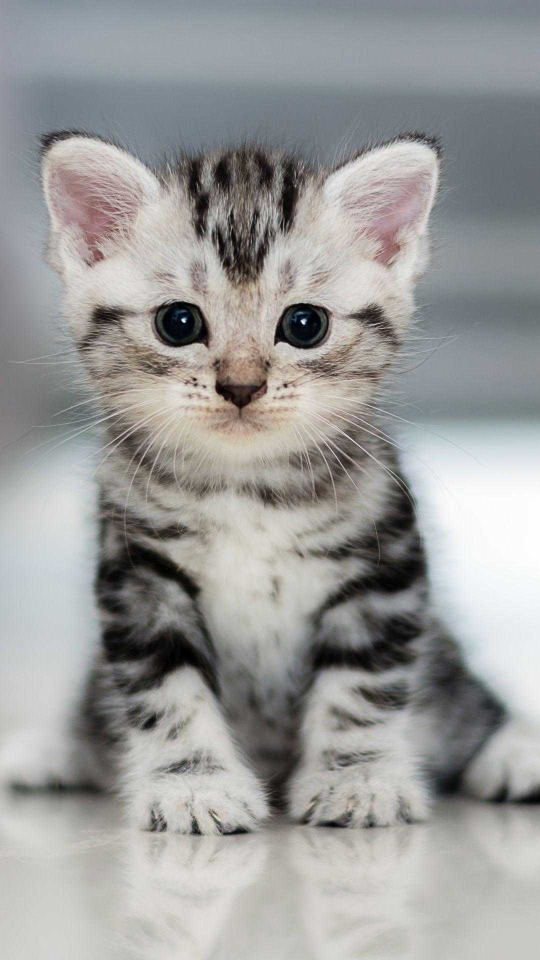
#> input picture 1/img/Lenna.png, 1080 x 1920 px, found by its file name (shown at 1/2 size)
$ python geometric.py
#> lines starting #> are read from the running program, lines starting #| are printed output that depends on the picture
import cv2
from PIL import Image
import numpy as np
import math
#平移
def move(img,dx=50,dy=50):
    rows,cols= img.shape[:2]
    M0 = np.float32([[1,0,dx],[0,1,dy]])
    dst0 = cv2.warpAffine(img,M0,(cols,rows))
    return dst0
# [7 lines of commented-out code are left out]
def rotate(img,angle=45):
    rows,cols=img.shape[:2]
    M1=cv2.getRotationMatrix2D((cols/2,rows/2),angle ,1)
    # 第三个参数是输出图像的尺寸
    dst1=cv2.warpAffine(img,M1,(cols,rows))
    return dst1
#镜像
#垂直镜像
# [88 lines left out: functions reflect_x, reflect_y, zoom, affine, perspective, NN_interpolation and 3 more, not called in this run]


if __name__=="__main__":
    img = cv2.imread('Lenna.png')
#> img is the input picture: shape (1920, 1080, 3); mean B, G, R 154.2, 155.2, 155.4
    rows, cols, ch = img.shape
#> rows = 1920; cols = 1080; ch = 3
    cv2.imshow('img', img)
    img0 = move(img, 100, 50)
#> in move, `dst0 = cv2.warpAffine(img,M0,(cols,rows))`:
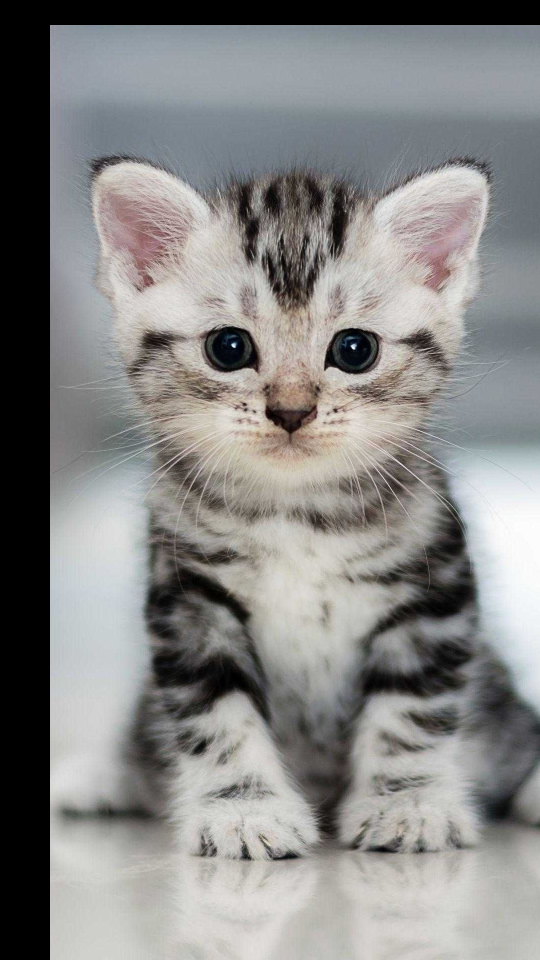
#> dst0: shape (1920, 1080, 3) (shown at 1/2 size); mean B, G, R 133.3, 134.4, 134.9
    img1 = rotate(img,45)
#> in rotate, `dst1=cv2.warpAffine(img,M1,(cols,rows))`:
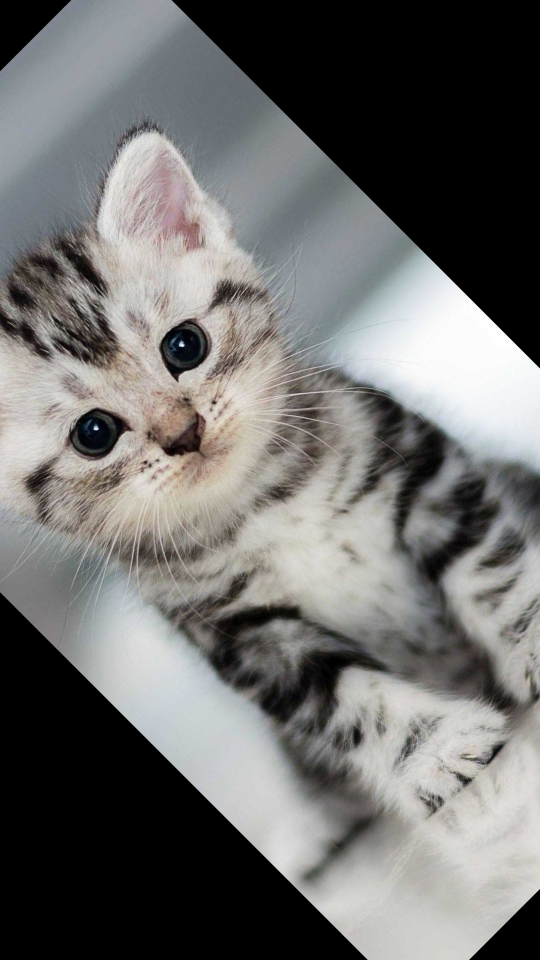
#> dst1: shape (1920, 1080, 3) (shown at 1/2 size); mean B, G, R 109.2, 110.6, 111.1
#> (the run stopped early here; a loop or call above may not have finished)
